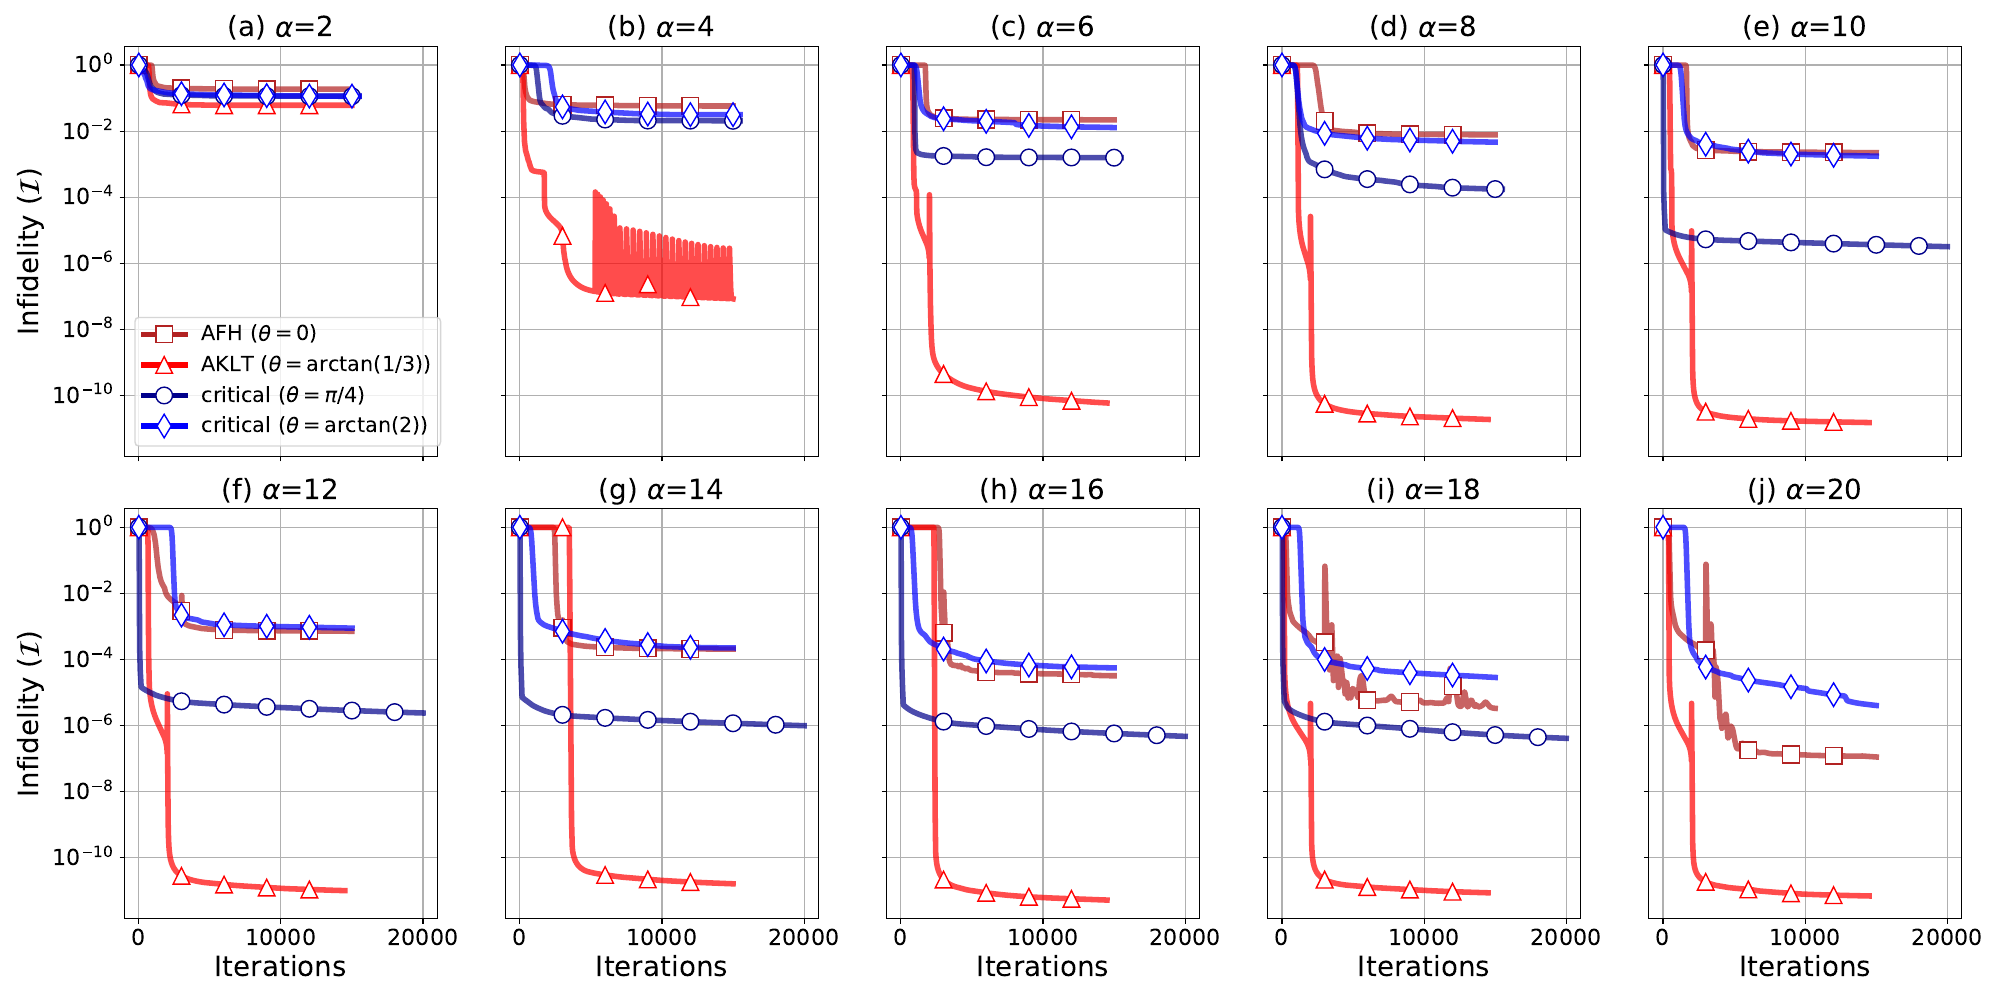

Source code (Python):
import matplotlib.pyplot as plt
import json 
import numpy as np 


fontsize_suptitle = 18+2+3
fontsize_title = 16+2+2
fontsize_labels = 16+2+2
fontsize_legend = 14+2
marker_size=12
ix = 0.27 
iy = 0.62
lx = 0.35
ly = 0.35

y0_in = 1e-6
yf_in = 1e-2
L=10 
Iterations = 15000
transparency = 0.7
marker_every = 3000

colors_list= ["firebrick", "red", "darkblue", "blue"] #"limegreen"#"lightgreen"
symbols = ["ks", "k^", "ko", "kd"]
line_width = 2.5
line_width = 4

model_list = ["AFH", "AKLT", "LS", "gapless"]
ds_list = [1e-8, 1e-8, 1e-8, 1e-8]
model_legend_list = [r"AFH ($\theta=0$)",r"AKLT ($\theta=\arctan(1/3)$)",r"critical ($\theta=\pi/4$)",r"critical ($\theta=\arctan(2)$)"]
alpha_list = [2,4,6,8,10,12,14,16,18,20]
fig, axes= plt.subplots(nrows=2,ncols=5,figsize=(20, 10), sharex=True,sharey=True)
flattened_axes = axes.flat
#plt.suptitle(r"Infidelity minimization curves for the four phases of the BLBQ chain with $L=10$", fontsize=fontsize_suptitle)
index_labels = ["(a)", "(b)", "(c)", "(d)", "(e)", "(f)", "(g)", "(h)", "(i)", "(j)"]
for ia,alp in enumerate(alpha_list):
    ax = flattened_axes[ia]
    indl = index_labels[ia]
    for mi,mphase in enumerate(model_list):
        symb = symbols[mi]
        if mphase == "LS" and alp==20:
            continue
        color = colors_list[mi]
        if mphase=="LS" and alp>=10:
            ds = 1e-3
        else:
            ds = ds_list[mi]

        log_file = f"./data_infidelity_optimization/infidelity_optimization_curve/infid_opt_model_{mphase}_L_{L:d}_alpha_{alp:d}_ds_{str(ds)}.log"
        offset=0
        if alp==22 and mphase=="AFH":
            log_file1 = f"./data_infidelity_optimization/infidelity_optimization_curve/infid_opt_model_{mphase}_L_{L:d}_alpha_{alp:d}_ds_{str(ds)}_1.log"
            infid_opt_curve = json.load(open(log_file1))["Infidelity"]["Mean"]
            ax.plot(infid_opt_curve,color=color)
            ax.plot(infid_opt_curve[::marker_every], symb,color=color, mfc="w", ms = marker_size)
            offset =len(infid_opt_curve)

            log_file2 = f"./data_infidelity_optimization/infidelity_optimization_curve/infid_opt_model_{mphase}_L_{L:d}_alpha_{alp:d}_ds_{str(ds)}_2.log"
            infid_opt_curve = json.load(open(log_file2))["Infidelity"]["Mean"]
            Iterations = len(infid_opt_curve)
        else:
            offset=0
            infid_opt_curve = json.load(open(log_file))["Infidelity"]["Mean"]
            Iterations = len(infid_opt_curve)
        #print(mphase, alp, len(infid_opt_curve))
        ax.set_title(rf"{indl} $\alpha$={alp:d}", fontsize=fontsize_title)
        ax.plot(np.arange(Iterations)+offset, infid_opt_curve, "r-", color=color, lw=line_width, alpha=transparency)
        ax.plot(np.arange(Iterations)[::marker_every]+offset, infid_opt_curve[::marker_every], symb, color=color, mfc="w", ms = marker_size)

flattened_axes[0].plot([],[], f"{symbols[0]}-", color=colors_list[0], label = model_legend_list[0], ms=marker_size, mfc="w", lw=line_width)
flattened_axes[0].plot([],[], f"{symbols[1]}-", color=colors_list[1], label = model_legend_list[1], ms=marker_size, mfc="w", lw=line_width)
flattened_axes[0].plot([],[], f"{symbols[2]}-", color=colors_list[2], label = model_legend_list[2], ms=marker_size, mfc="w", lw=line_width)
flattened_axes[0].plot([],[], f"{symbols[3]}-", color=colors_list[3], label = model_legend_list[3], ms=marker_size, mfc="w", lw=line_width)
flattened_axes[0].legend(fontsize = fontsize_legend-1)
flattened_axes[0].set_ylabel(r"Infidelity ($\mathcal{I}$)", fontsize=fontsize_labels)
flattened_axes[5].set_ylabel(r"Infidelity ($\mathcal{I}$)", fontsize=fontsize_labels)

flattened_axes[5].set_xlabel(r"Iterations", fontsize=fontsize_labels)
flattened_axes[6].set_xlabel(r"Iterations", fontsize=fontsize_labels)
flattened_axes[7].set_xlabel(r"Iterations", fontsize=fontsize_labels)
flattened_axes[8].set_xlabel(r"Iterations", fontsize=fontsize_labels)
flattened_axes[9].set_xlabel(r"Iterations", fontsize=fontsize_labels)


for ax in axes.flat:
    ax.tick_params(axis='both', labelsize=fontsize_legend)

import matplotlib.ticker as mticker

formatter = mticker.ScalarFormatter(useMathText=True)
formatter.set_powerlimits((-1,5))
for ax in axes.flat:
    ax.xaxis.set_major_formatter(formatter)
    ax.grid(True)
    ax.set_yscale("log")



plt.tight_layout()
plt.savefig("fig_6.pdf", dpi=300)

